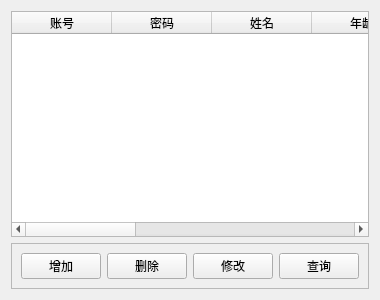
<?xml version="1.0" encoding="UTF-8"?>
<ui version="4.0">
 <class>table_user_imfor</class>
 <widget class="QWidget" name="table_user_imfor">
  <property name="geometry">
   <rect>
    <x>0</x>
    <y>0</y>
    <width>376</width>
    <height>300</height>
   </rect>
  </property>
  <property name="windowTitle">
   <string>Form</string>
  </property>
  <layout class="QVBoxLayout" name="verticalLayout">
   <item>
    <widget class="QTableWidget" name="my_table">
     <property name="editTriggers">
      <set>QAbstractItemView::NoEditTriggers</set>
     </property>
     <attribute name="horizontalHeaderStretchLastSection">
      <bool>true</bool>
     </attribute>
     <column>
      <property name="text">
       <string>账号</string>
      </property>
     </column>
     <column>
      <property name="text">
       <string>密码</string>
      </property>
     </column>
     <column>
      <property name="text">
       <string>姓名</string>
      </property>
     </column>
     <column>
      <property name="text">
       <string>年龄</string>
      </property>
     </column>
     <column>
      <property name="text">
       <string>性别</string>
      </property>
     </column>
     <column>
      <property name="text">
       <string>邮箱</string>
      </property>
     </column>
     <column>
      <property name="text">
       <string>权限</string>
      </property>
     </column>
     <column>
      <property name="text">
       <string>单元号</string>
      </property>
     </column>
     <column>
      <property name="text">
       <string>房号</string>
      </property>
     </column>
    </widget>
   </item>
   <item>
    <widget class="QFrame" name="frame">
     <property name="frameShape">
      <enum>QFrame::StyledPanel</enum>
     </property>
     <property name="frameShadow">
      <enum>QFrame::Raised</enum>
     </property>
     <layout class="QHBoxLayout" name="horizontalLayout">
      <item>
       <widget class="QPushButton" name="add_btn">
        <property name="text">
         <string>增加</string>
        </property>
       </widget>
      </item>
      <item>
       <widget class="QPushButton" name="delete_btn">
        <property name="text">
         <string>删除</string>
        </property>
       </widget>
      </item>
      <item>
       <widget class="QPushButton" name="change_btn">
        <property name="text">
         <string>修改</string>
        </property>
       </widget>
      </item>
      <item>
       <widget class="QPushButton" name="select_btn">
        <property name="text">
         <string>查询</string>
        </property>
       </widget>
      </item>
     </layout>
    </widget>
   </item>
  </layout>
 </widget>
 <resources/>
 <connections>
  <connection>
   <sender>my_table</sender>
   <signal>itemClicked(QTableWidgetItem*)</signal>
   <receiver>table_user_imfor</receiver>
   <slot>choose_one()</slot>
   <hints>
    <hint type="sourcelabel">
     <x>81</x>
     <y>63</y>
    </hint>
    <hint type="destinationlabel">
     <x>4</x>
     <y>9</y>
    </hint>
   </hints>
  </connection>
  <connection>
   <sender>change_btn</sender>
   <signal>clicked()</signal>
   <receiver>table_user_imfor</receiver>
   <slot>my_update()</slot>
   <hints>
    <hint type="sourcelabel">
     <x>222</x>
     <y>267</y>
    </hint>
    <hint type="destinationlabel">
     <x>4</x>
     <y>201</y>
    </hint>
   </hints>
  </connection>
  <connection>
   <sender>add_btn</sender>
   <signal>clicked()</signal>
   <receiver>table_user_imfor</receiver>
   <slot>my_add()</slot>
   <hints>
    <hint type="sourcelabel">
     <x>59</x>
     <y>270</y>
    </hint>
    <hint type="destinationlabel">
     <x>3</x>
     <y>250</y>
    </hint>
   </hints>
  </connection>
  <connection>
   <sender>delete_btn</sender>
   <signal>clicked()</signal>
   <receiver>table_user_imfor</receiver>
   <slot>my_delete()</slot>
   <hints>
    <hint type="sourcelabel">
     <x>150</x>
     <y>270</y>
    </hint>
    <hint type="destinationlabel">
     <x>129</x>
     <y>293</y>
    </hint>
   </hints>
  </connection>
  <connection>
   <sender>select_btn</sender>
   <signal>clicked()</signal>
   <receiver>table_user_imfor</receiver>
   <slot>my_select()</slot>
   <hints>
    <hint type="sourcelabel">
     <x>321</x>
     <y>270</y>
    </hint>
    <hint type="destinationlabel">
     <x>341</x>
     <y>293</y>
    </hint>
   </hints>
  </connection>
 </connections>
 <slots>
  <slot>choose_one()</slot>
  <slot>slot1()</slot>
  <slot>my_update()</slot>
  <slot>add_one()</slot>
  <slot>my_add()</slot>
  <slot>my_delete()</slot>
  <slot>my_select()</slot>
 </slots>
</ui>
